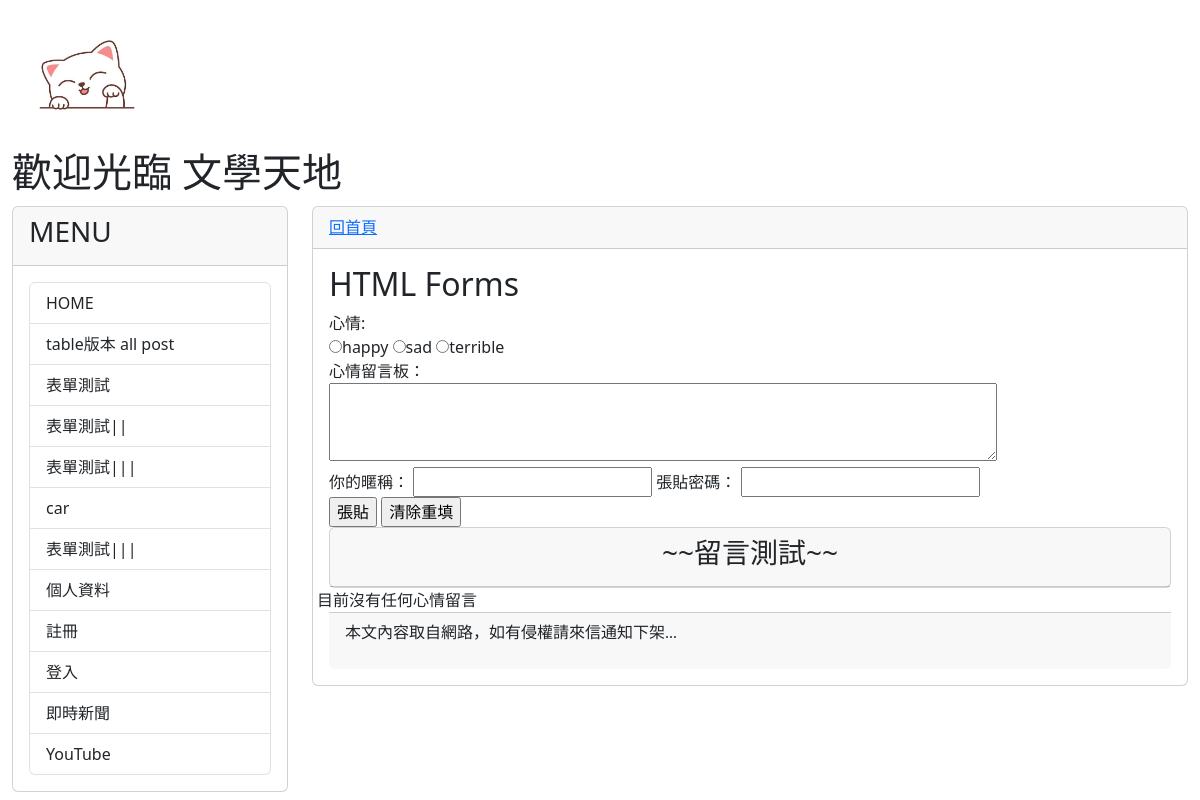
The app's page /test/new, older data.
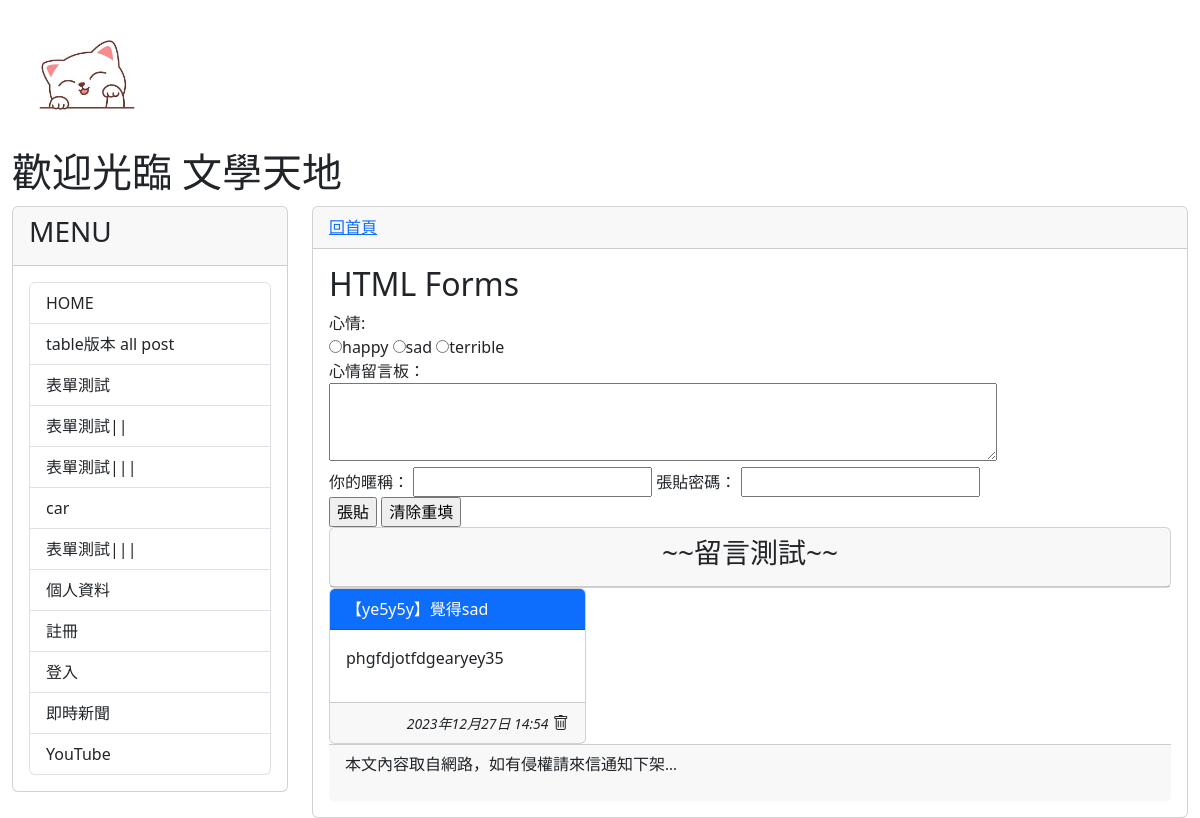
The same page, newer data.
### mytest/models.py (models this page shows, shortened)
class Mood(models.Model):
    status = models.CharField(max_length=10,null=False)
    def __str__(self):
        return self.status

class Post(models.Model):
    moods = models.ForeignKey('Mood', on_delete=models.CASCADE)
    nickname = models.CharField(max_length=10, default='不願意透漏身份的人')
    message = models.TextField(null=False)
    del_pass = models.CharField(max_length=10)
    pub_time = models.DateTimeField(auto_now=True)
    enabled = models.BooleanField(default=True)

### mytest/views.py (the view, shortened to what this page needs)
# urls.py: path('test/new',testv.index,name='test-name'),
def index(request):
    posts = Post.objects.filter(enabled=True).order_by('-pub_time')[:30]#[:30]取前三十個,日期排序
    moods = Mood.objects.all()#把東西從資料庫抓出來
    if request.method == 'GET':
        return render(request,'myform.html',locals())
    else:
            message = 'post/get 出現錯誤'
            return render(request,'myform.html',locals())

### mytest/templates/myform.html (shortened to what this page needs)
{% extends 'base2.html' %}
{% block headmessage %} <a  style='font-family:微軟正黑體;'href='/'>回首頁</a>{% endblock headmessage %}
{% block content %}
<h2>HTML Forms</h2>
<form action="" method="post">
    <label for="title">心情:</label><br>
    {% for m in moods %}
    <input type='radio' name='mood' value='{{ m.status }}'>{{ m.status }}</input>
    {% endfor %}
    <br>
    心情留言板：<br/>
    <textarea name='user_post' rows=3 cols=70></textarea><br/>
    <label for='user_id'>你的暱稱：</label>
    <input id='user_id' type='text' name='user_id'>
    <label for='user_pass'>張貼密碼：</label>
    <input id='user_pass' type='password' name='user_pass'><br/>
    <input type='submit' value='張貼'>
    <input type='reset' value='清除重填'>
</form>
<div class='row'>
    <div class='col-md-12'>
        <div class='card'>
            <div class='card-header' align=center>
            <h3>~~留言測試~~</h3>
        </div>
    </div>
</div>
<div class="row">
    {% for p in posts %}
     <div class="col-sm-12 col-md-4">
        <div class='card'>    {% comment %} text-white 文字顏色 {% endcomment %}
            <div class='card-header text-white bg-primary'>【{{ p.nickname }}】覺得{{ p.moods }}</div>
            <div class='card-body'>{{ p.message | linebreaks }}</div>
            <div class='card-footer' align='right'>
                <i><small>{{ p.pub_time }}</small></i>
                <i class="bi bi-trash"  onclick='go_delete({{p.id}})'></i>
            </div>
        </div>
    </div>
    {% empty %}
        目前沒有任何心情留言
    {% endfor %}
</div>
{% endblock content %}

Row changes from the older to the newer data that the page shows:
added Post: nickname "ye5y5y", moods "sad", message "phgfdjotfdgearyey35", pub_time "2023年12月27日 14:54"
Text that changed along with them:
text no longer shown: "目前沒有任何心情留言"
